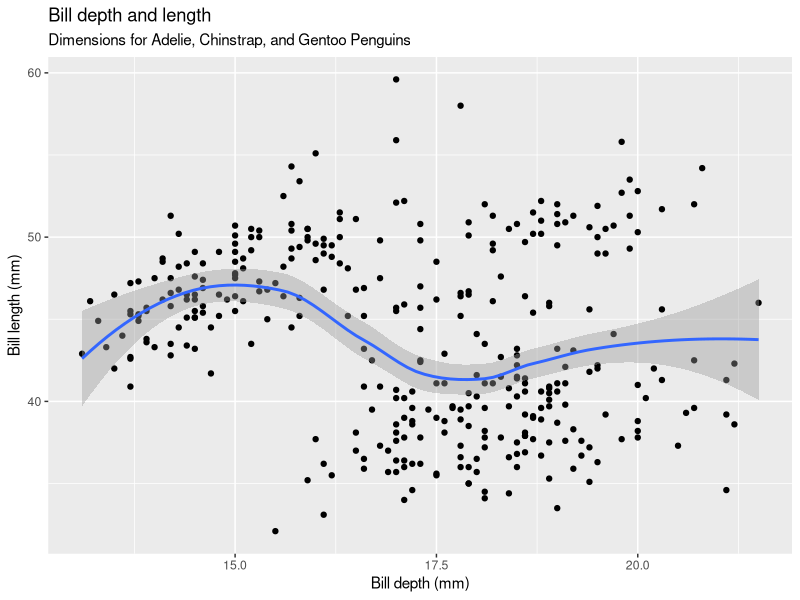

Reproduce this figure in R.
##### Created by Timothy Li #####
##### Created on 2026-10-9  #####



library(tidyverse)
library(palmerpenguins)

glimpse(penguins)
head(penguins)


ggplot(data = penguins,
       mapping = aes(x = bill_depth_mm,
                     y = bill_length_mm)) + 
        geom_point()+
        geom_smooth()+ 
          labs(title = "Bill depth and length",
               subtitle = "Dimensions for Adelie, Chinstrap, and Gentoo Penguins",
               x = "Bill depth (mm)", y = "Bill length (mm)",
               ) 
    
     
 
